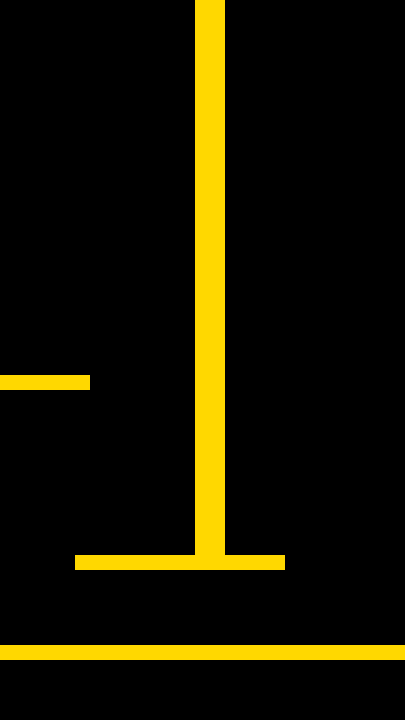

A 2D game scene composited from a Tiled map and its tileset images. What follows is a short description and the map's XML, with every tile layer's data as written:
An orthogonal 27x48 tile map with 15x15 px tiles, 1 tile layer (Tile Layer 1), 2 tilesets and 5 objects.

<map version="1.0" tiledversion="1.1.5" orientation="orthogonal" renderorder="right-down" width="27" height="48" tilewidth="15" tileheight="15" infinite="0" nextobjectid="28">
 <tileset firstgid="1" name="tileset" tilewidth="15" tileheight="15" tilecount="10" columns="10">
  <image source="../gfx/tilesets/blocks.png" width="150" height="15" />
 </tileset>
 <tileset firstgid="11" name="button" tilewidth="15" tileheight="15" tilecount="1" columns="1">
  <image source="../gfx/images/button.png" width="15" height="15" />
 </tileset>
 <layer name="Tile Layer 1" width="27" height="48">
  <data encoding="csv">
1,1,1,1,1,1,1,1,1,1,1,1,1,5,5,1,1,1,1,1,1,1,1,1,1,1,1,
1,1,1,1,1,1,1,1,1,1,1,1,1,5,5,1,1,1,1,1,1,1,1,1,1,1,1,
1,1,1,1,1,1,1,1,1,1,1,1,1,5,5,1,1,1,1,1,1,1,1,1,1,1,1,
1,1,1,1,1,1,1,1,1,1,1,1,1,5,5,1,1,1,1,1,1,1,1,1,1,1,1,
1,1,1,1,1,1,1,1,1,1,1,1,1,5,5,1,1,1,1,1,1,1,1,1,1,1,1,
1,1,1,1,1,1,1,1,1,1,1,1,1,5,5,1,1,1,1,1,1,1,1,1,1,1,1,
1,1,1,1,1,1,1,1,1,1,1,1,1,5,5,1,1,1,1,1,1,1,1,1,1,1,1,
1,1,1,1,1,1,1,1,1,1,1,1,1,5,5,1,1,1,1,1,1,1,1,1,1,1,1,
1,1,1,1,1,1,1,1,1,1,1,1,1,5,5,1,1,1,1,1,1,1,1,1,1,1,1,
1,1,1,1,1,1,1,1,1,1,1,1,1,5,5,1,1,1,1,1,1,1,1,1,1,1,1,
1,1,1,1,1,1,1,1,1,1,1,1,1,5,5,1,1,1,1,1,1,1,1,1,1,1,1,
1,1,1,1,1,1,1,1,1,1,1,1,1,5,5,1,1,1,1,1,1,1,1,1,1,1,1,
1,1,1,1,1,1,1,1,1,1,1,1,1,5,5,1,1,1,1,1,1,1,1,1,1,1,1,
1,1,1,1,1,1,1,1,1,1,1,1,1,5,5,1,1,1,1,1,1,1,1,1,1,1,1,
1,1,1,1,1,1,1,1,1,1,1,1,1,5,5,1,1,1,1,1,1,1,1,1,1,1,1,
1,1,1,1,1,1,1,1,1,1,1,1,1,5,5,1,1,1,1,1,1,1,1,1,1,1,1,
1,1,1,1,1,1,1,1,1,1,1,1,1,5,5,1,1,1,1,1,1,1,1,1,1,1,1,
1,1,1,1,1,1,1,1,1,1,1,1,1,5,5,1,1,1,1,1,1,1,1,1,1,1,1,
1,1,1,1,1,1,1,1,1,1,1,1,1,5,5,1,1,1,1,1,1,1,1,1,1,1,1,
1,1,1,1,1,1,1,1,1,1,1,1,1,5,5,1,1,1,1,1,1,1,1,1,1,1,1,
1,1,1,1,1,1,1,1,1,1,1,1,1,5,5,1,1,1,1,1,1,1,1,1,1,1,1,
1,1,1,1,1,1,1,1,1,1,1,1,1,5,5,1,1,1,1,1,1,1,1,1,1,1,1,
1,1,1,1,1,1,1,1,1,1,1,1,1,5,5,1,1,1,1,1,1,1,1,1,1,1,1,
1,1,1,1,1,1,1,1,1,1,1,1,1,5,5,1,1,1,1,1,1,1,1,1,1,1,1,
1,1,1,1,1,1,1,1,1,1,1,1,1,5,5,1,1,1,1,1,1,1,1,1,1,1,1,
5,5,5,5,5,5,1,1,1,1,1,1,1,5,5,1,1,1,1,1,1,1,1,1,1,1,1,
1,1,1,1,1,1,1,1,1,1,1,1,1,5,5,1,1,1,1,1,1,1,1,1,1,1,1,
1,1,1,1,1,1,1,1,1,1,1,1,1,5,5,1,1,1,1,1,1,1,1,1,1,1,1,
1,1,1,1,1,1,1,1,1,1,1,1,1,5,5,1,1,1,1,1,1,1,1,1,1,1,1,
1,1,1,1,1,1,1,1,1,1,1,1,1,5,5,1,1,1,1,1,1,1,1,1,1,1,1,
1,1,1,1,1,1,1,1,1,1,1,1,1,5,5,1,1,1,1,1,1,1,1,1,1,1,1,
1,1,1,1,1,1,1,1,1,1,1,1,1,5,5,1,1,1,1,1,1,1,1,1,1,1,1,
1,1,1,1,1,1,1,1,1,1,1,1,1,5,5,1,1,1,1,1,1,1,1,1,1,1,1,
1,1,1,1,1,1,1,1,1,1,1,1,1,5,5,1,1,1,1,1,1,1,1,1,1,1,1,
1,1,1,1,1,1,1,1,1,1,1,1,1,5,5,1,1,1,1,1,1,1,1,1,1,1,1,
1,1,1,1,1,1,1,1,1,1,1,1,1,5,5,1,1,1,1,1,1,1,1,1,1,1,1,
1,1,1,1,1,1,1,1,1,1,1,1,1,5,5,1,1,1,1,1,1,1,1,1,1,1,1,
1,1,1,1,1,5,5,5,5,5,5,5,5,5,5,5,5,5,5,1,1,1,1,1,1,1,1,
1,1,1,1,1,1,1,1,1,1,1,1,1,1,1,1,1,1,1,1,1,1,1,1,1,1,1,
1,1,1,1,1,1,1,1,1,1,1,1,1,1,1,1,1,1,1,1,1,1,1,1,1,1,1,
1,1,1,1,1,1,1,1,1,1,1,1,1,1,1,1,1,1,1,1,1,1,1,1,1,1,1,
1,1,1,1,1,1,1,1,1,1,1,1,1,1,1,1,1,1,1,1,1,1,1,1,1,1,1,
1,1,1,1,1,1,1,1,1,1,1,1,1,1,1,1,1,1,1,1,1,1,1,1,1,1,1,
5,5,5,5,5,5,5,5,5,5,5,5,5,5,5,5,5,5,5,5,5,5,5,5,5,5,5,
1,1,1,1,1,1,1,1,1,1,1,1,1,1,1,1,1,1,1,1,1,1,1,1,1,1,1,
1,1,1,1,1,1,1,1,1,1,1,1,1,1,1,1,1,1,1,1,1,1,1,1,1,1,1,
1,1,1,1,1,1,1,1,1,1,1,1,1,1,1,1,1,1,1,1,1,1,1,1,1,1,1,
1,1,1,1,1,1,1,1,1,1,1,1,1,1,1,1,1,1,1,1,1,1,1,1,1,1,1
</data>
 </layer>
 <objectgroup name="collision">
  <object id="2" x="0" y="645" width="405" height="15" />
  <object id="19" x="195" y="0" width="30" height="555" />
  <object id="22" x="0" y="375" width="90" height="15" />
  <object id="24" x="75" y="555" width="210" height="15" />
 </objectgroup>
 <objectgroup name="Button">
  <object id="26" gid="11" x="15" y="375" width="15" height="15" />
 </objectgroup>
</map>
